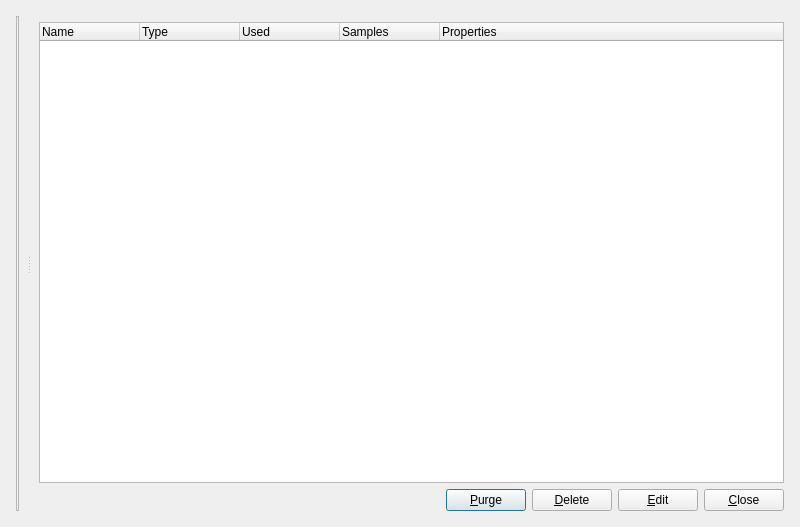
<?xml version="1.0" encoding="UTF-8"?>
<ui version="4.0">
 <class>KstDataManager</class>
 <widget class="QDialog" name="KstDataManager">
  <property name="geometry">
   <rect>
    <x>0</x>
    <y>0</y>
    <width>800</width>
    <height>527</height>
   </rect>
  </property>
  <property name="windowTitle">
   <string>Data Manager</string>
  </property>
  <layout class="QGridLayout">
   <item row="0" column="0">
    <widget class="QSplitter" name="splitter5">
     <property name="sizePolicy">
      <sizepolicy hsizetype="Expanding" vsizetype="Expanding">
       <horstretch>1</horstretch>
       <verstretch>1</verstretch>
      </sizepolicy>
     </property>
     <property name="orientation">
      <enum>Qt::Horizontal</enum>
     </property>
     <widget class="QWidget" name="layout3">
      <layout class="QVBoxLayout">
       <item>
        <widget class="QToolBox" name="ToolBox">
         <property name="sizePolicy">
          <sizepolicy hsizetype="Expanding" vsizetype="Expanding">
           <horstretch>0</horstretch>
           <verstretch>0</verstretch>
          </sizepolicy>
         </property>
         <property name="frameShape">
          <enum>QFrame::StyledPanel</enum>
         </property>
         <property name="frameShadow">
          <enum>QFrame::Sunken</enum>
         </property>
         <property name="currentIndex">
          <number>-1</number>
         </property>
        </widget>
       </item>
      </layout>
     </widget>
     <widget class="QWidget" name="layout5">
      <layout class="QVBoxLayout">
       <item>
        <widget class="Q3HBox" name="SearchBox" native="true"/>
       </item>
       <item>
        <widget class="QTreeWidget" name="DataView">
         <property name="sizePolicy">
          <sizepolicy hsizetype="Expanding" vsizetype="Expanding">
           <horstretch>1</horstretch>
           <verstretch>0</verstretch>
          </sizepolicy>
         </property>
         <column>
          <property name="text">
           <string>Name</string>
          </property>
          <property name="clickable">
           <bool>true</bool>
          </property>
          <property name="resizable">
           <bool>true</bool>
          </property>
         </column>
         <column>
          <property name="text">
           <string>Type</string>
          </property>
          <property name="clickable">
           <bool>true</bool>
          </property>
          <property name="resizable">
           <bool>true</bool>
          </property>
         </column>
         <column>
          <property name="text">
           <string>Used</string>
          </property>
          <property name="clickable">
           <bool>true</bool>
          </property>
          <property name="resizable">
           <bool>true</bool>
          </property>
         </column>
         <column>
          <property name="text">
           <string>Samples</string>
          </property>
          <property name="clickable">
           <bool>true</bool>
          </property>
          <property name="resizable">
           <bool>true</bool>
          </property>
         </column>
         <column>
          <property name="text">
           <string>Properties</string>
          </property>
          <property name="clickable">
           <bool>true</bool>
          </property>
          <property name="resizable">
           <bool>true</bool>
          </property>
         </column>
        </widget>
       </item>
       <item>
        <layout class="QHBoxLayout">
         <item>
          <spacer name="Spacer14">
           <property name="orientation">
            <enum>Qt::Horizontal</enum>
           </property>
           <property name="sizeType">
            <enum>QSizePolicy::Expanding</enum>
           </property>
           <property name="sizeHint" stdset="0">
            <size>
             <width>350</width>
             <height>20</height>
            </size>
           </property>
          </spacer>
         </item>
         <item>
          <widget class="QPushButton" name="Purge">
           <property name="whatsThis">
            <string>Purge unused objects</string>
           </property>
           <property name="text">
            <string>&amp;Purge</string>
           </property>
          </widget>
         </item>
         <item>
          <widget class="QPushButton" name="Delete">
           <property name="whatsThis">
            <string>Delete selected object</string>
           </property>
           <property name="text">
            <string>&amp;Delete</string>
           </property>
          </widget>
         </item>
         <item>
          <widget class="QPushButton" name="Edit">
           <property name="sizePolicy">
            <sizepolicy hsizetype="Fixed" vsizetype="Fixed">
             <horstretch>0</horstretch>
             <verstretch>0</verstretch>
            </sizepolicy>
           </property>
           <property name="whatsThis">
            <string>Edit selected object</string>
           </property>
           <property name="text">
            <string>&amp;Edit</string>
           </property>
          </widget>
         </item>
         <item>
          <widget class="QPushButton" name="Close">
           <property name="sizePolicy">
            <sizepolicy hsizetype="Fixed" vsizetype="Fixed">
             <horstretch>0</horstretch>
             <verstretch>0</verstretch>
            </sizepolicy>
           </property>
           <property name="whatsThis">
            <string>Close window</string>
           </property>
           <property name="text">
            <string>&amp;Close</string>
           </property>
          </widget>
         </item>
        </layout>
       </item>
      </layout>
     </widget>
    </widget>
   </item>
  </layout>
 </widget>
 <layoutdefault spacing="6" margin="8"/>
 <pixmapfunction>qPixmapFromMimeSource</pixmapfunction>
 <customwidgets>
  <customwidget>
   <class>Q3Frame</class>
   <extends>QFrame</extends>
   <header>Qt3Support/Q3Frame</header>
   <container>1</container>
  </customwidget>
  <customwidget>
   <class>Q3HBox</class>
   <extends>QWidget</extends>
   <header>q3hbox.h</header>
  </customwidget>
 </customwidgets>
 <tabstops>
  <tabstop>DataView</tabstop>
  <tabstop>Purge</tabstop>
  <tabstop>Delete</tabstop>
  <tabstop>Edit</tabstop>
  <tabstop>Close</tabstop>
 </tabstops>
 <resources/>
 <connections>
  <connection>
   <sender>Close</sender>
   <signal>clicked()</signal>
   <receiver>KstDataManager</receiver>
   <slot>reject()</slot>
   <hints>
    <hint type="sourcelabel">
     <x>20</x>
     <y>20</y>
    </hint>
    <hint type="destinationlabel">
     <x>20</x>
     <y>20</y>
    </hint>
   </hints>
  </connection>
 </connections>
</ui>
